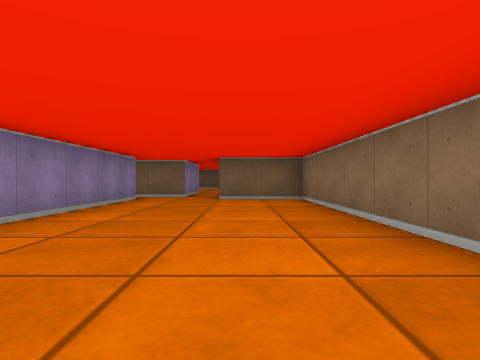
[1] (above)

13 first-person views from a walk through a cub3D ray-caster map. The camera is about half as high as the walls, looks level and sees 75° across. The floor is counted in squares. Each view is taken from the middle of a square. On the plan, view 1 faces up. The plan holds only what a view shows up to about 9 squares ahead; the rest is blank. The place goes on beyond the plan.

[2]
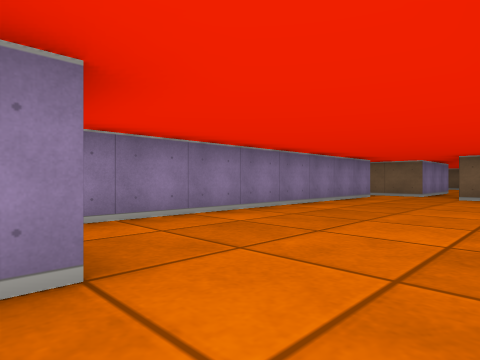

[3]
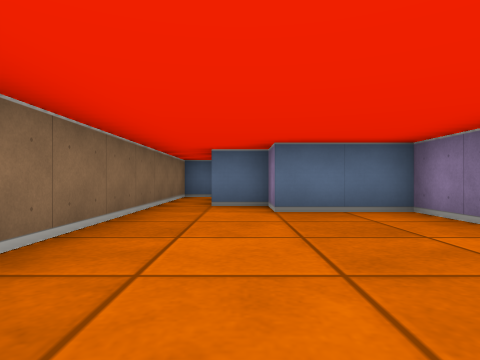

[4]
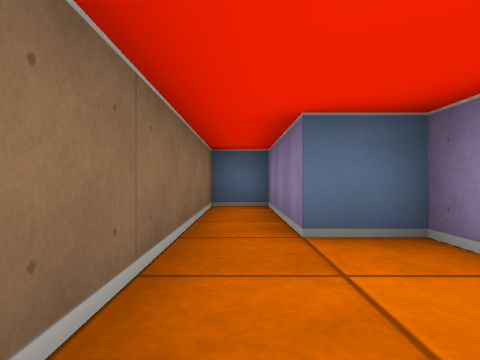

[5]
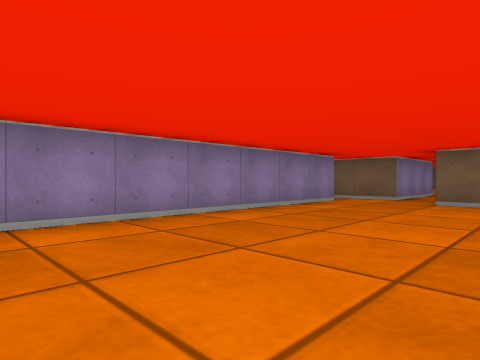

[6]
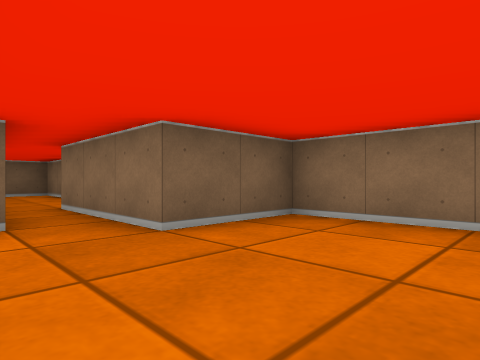

[7]
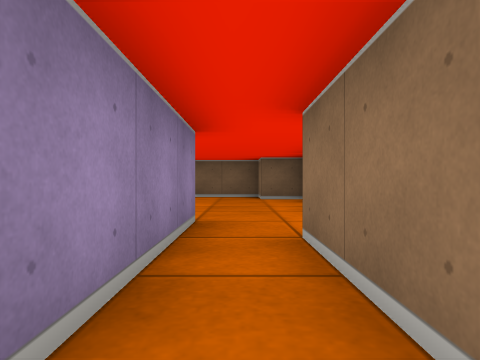

[8]
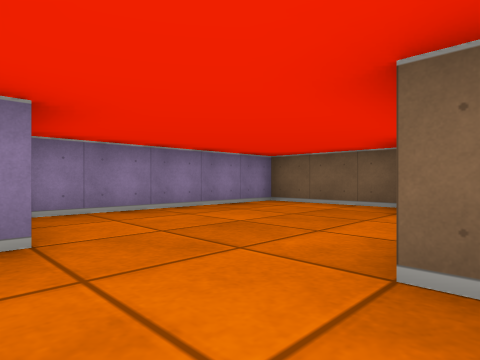

[9]
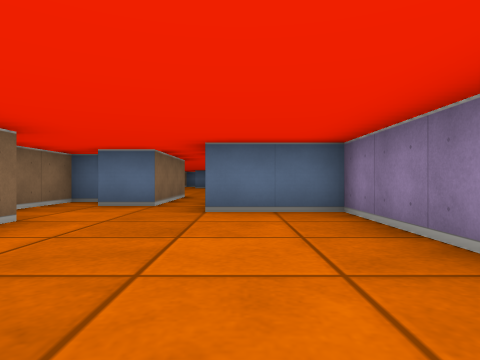

[10]
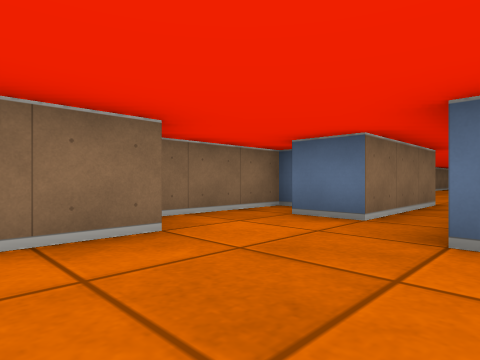

[11]
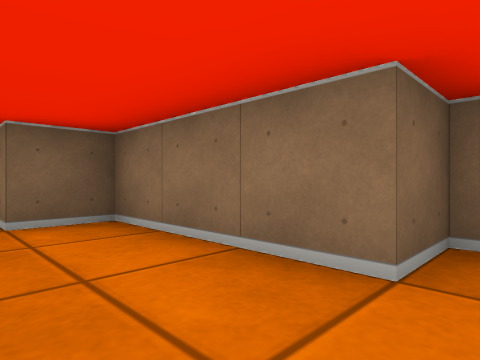

[12]
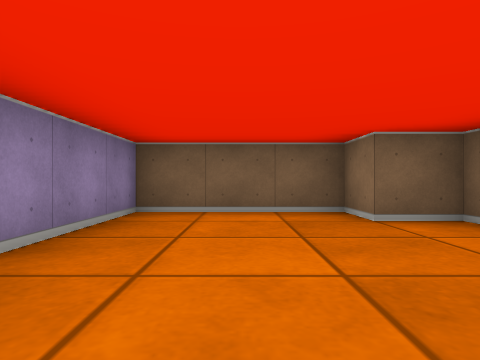

[13]
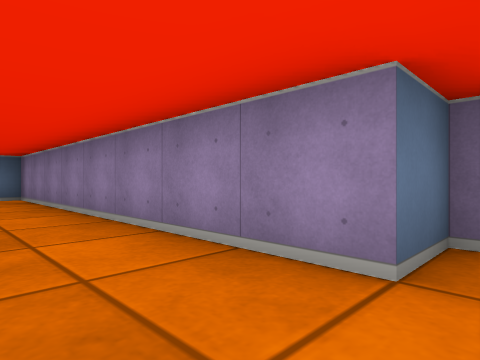

### Floor plan
Points are (right, up) in squares from view 1. A wall is a line through its corners. A room is listed if a view was taken in it or the views show most of it. See-through windows are left out.
Room 1 (views 1, 2, 3, 4, 5, 6, 7, 13)
walls: (-3.5, 7.5) (-2.5, 7.5) (-2.5, -0.5) (-0.5, -0.5) (-0.5, -1.5) (0.5, -1.5) (0.5, -4.5) (1.5, -4.5) (1.5, 7.5) (-0.5, 7.5) (-0.5, 10.5); (-1.5, 10.5) (-1.5, 8.5) (-3.1, 8.5)
ways out: opening at (-1, 9.5) to room 2
Room 2 (views 8, 9, 10, 11, 12)
walls: (-0.5, 10.5) (0.5, 10.5); (0.9, 9.5) (1.5, 9.5) (1.5, 12.5) (0.5, 12.5) (0.5, 15.5) (-0.5, 15.5) (-0.5, 16.5) (-3.5, 16.5) (-3.5, 11.5) (-1.5, 11.5) (-1.5, 10.5)
ways out: opening at (-1, 9.5) to room 1

Where each view was taken, in squares from view 1:
view 1: 0 up, 0 right, facing up
view 2: 1 down, 1 right, facing up-left
view 3: 4 up, 0 right, facing down
view 4: 1 up, 1 right, facing down
view 5: 1 up, 1 right, facing up-left
view 6: 5 up, 2 left, facing up-right
view 7: 8 up, 1 left, facing up
view 8: 11 up, 1 right, facing up-left
view 9: 16 up, 2 left, facing down
view 10: 14 up, 2 left, facing down-right
view 11: 12 up, 1 left, facing up-right
view 12: 12 up, 2 left, facing up
view 13: 8 up, 1 left, facing down-left
